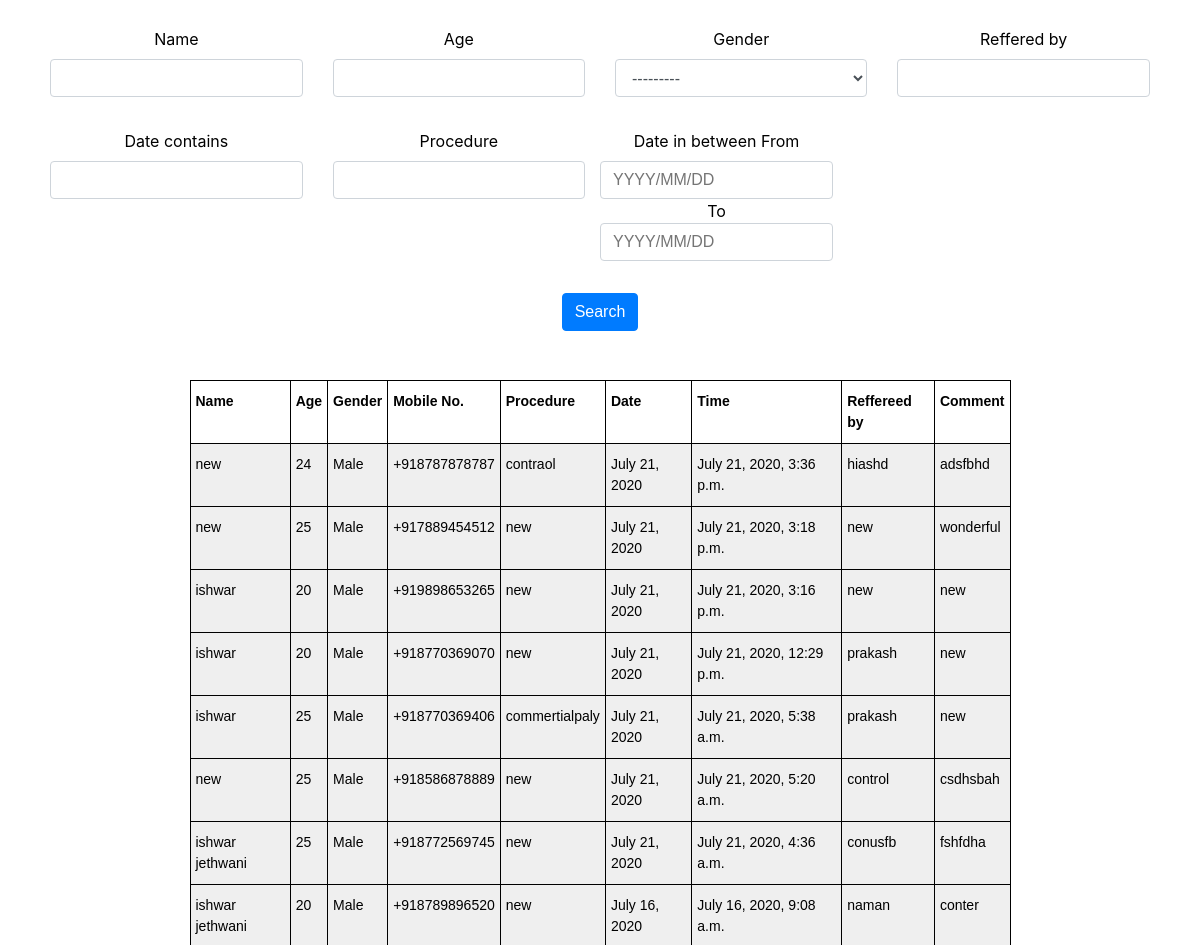
The app's page /result/ (upper part), older data.
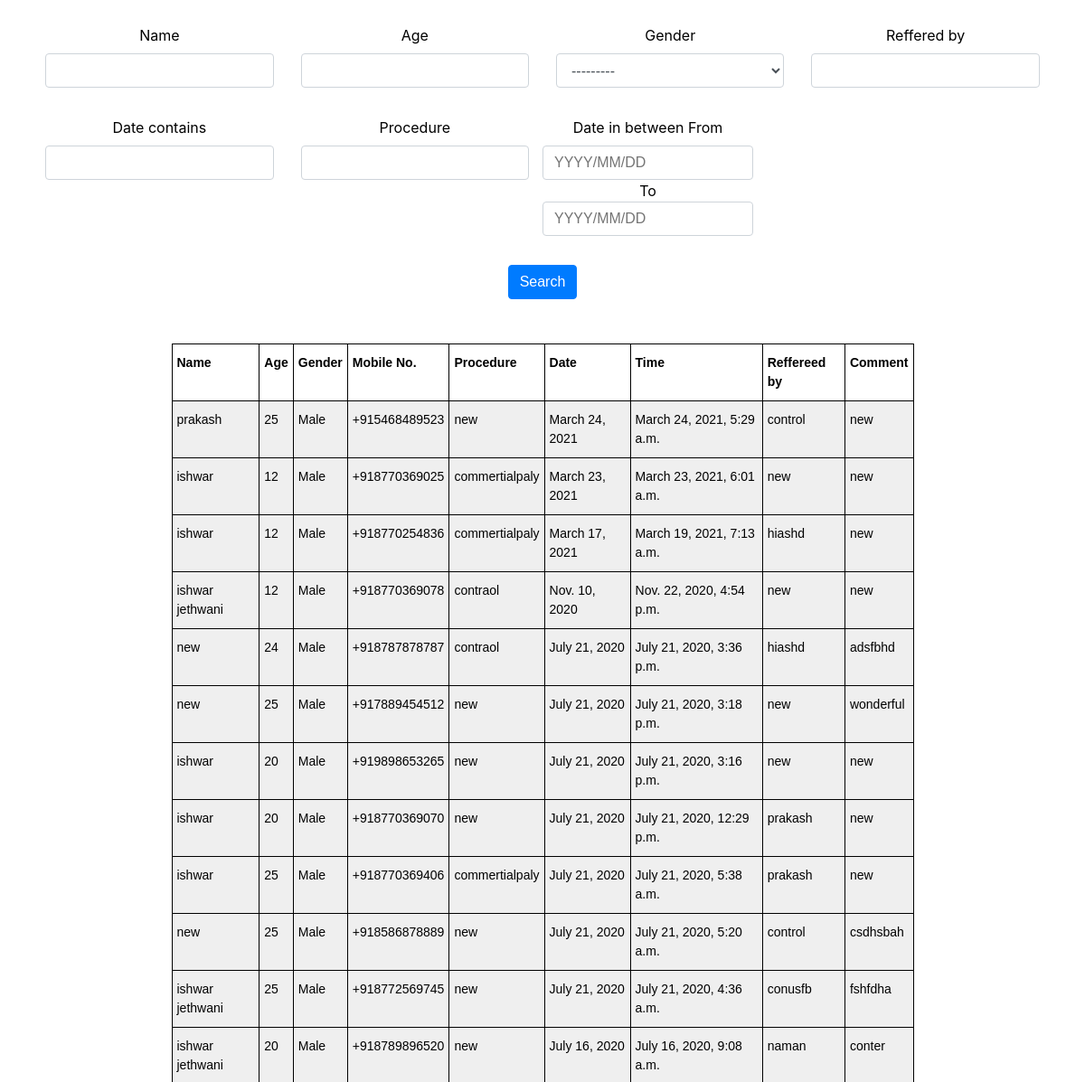
The same page, newer data.
### patient_detail/models.py (models this page shows, shortened)
class Patient_detail(models.Model):
    name            = models.CharField(max_length=100)
    age             = models.IntegerField()
    gender          = models.CharField(choices=choise,max_length=50,default='Male')
    mobile_number   = PhoneNumberField(unique=True,default='+91')
    procedure       = models.CharField(max_length=300)
    date            = models.DateField(default=datetime.date.today)
    time            = models.DateTimeField(auto_now_add=True)
    reffered_by     = models.CharField(max_length=100,blank=True,null=True)
    comment         = models.CharField(max_length=300,blank=True,null=True)
    class Meta:
        ordering = ['-time']

### patient_detail/views.py (the view, shortened to what this page needs)
# urls.py: path('result/',detail_list,name='result'),
def detail_list(request):
    result = Patient_detail_filter(request.GET, queryset=Patient_detail.objects.all())
    context = {'filter': result}
    global data
    data = result.qs
    return render(request, 'patient_detail/result.html', context)

### templates/patient_detail/result.html (shortened to what the changed rows need)
{% load crispy_forms_tags %}
{% load static %}
<!doctype html>
<html lang="en">
  <head>
    <link rel="stylesheet" href="https://maxcdn.bootstrapcdn.com/bootstrap/4.0.0/css/bootstrap.min.css">
    <link href="{% static 'css/normalize.css' %}" rel="stylesheet" type="text/css"/>
    <link href="{% static 'css/datepicker.css' %}" rel="stylesheet" type="text/css"/>
  </head>
  <body>
  <div class="text-photo-sc container-fluid blue-bg" style="margin-top: -21px;background-color:transperent;color: black;">
    <div class="row">
        <div class="col-md-12 text-holder text1">
        <br></br>
          <center>
<table class="tg tgi" style=" width: 821px; margin-top: 14px; margin-bottom: 20px; background: #efefef; ">
         <br>
  <tr style="width: 100%;background: white; font-weight: 800; color: #000;">
    <th class="tg-0lax" style="font-weight: 800; color: #000;">Name</th>
    <th class="tg-0lax" style="font-weight: 800; color: #000;">Age</th>
    <th class="tg-0lax" style="font-weight: 800; color: #000;">Gender</th>
    <th class="tg-0lax"  style="font-weight: 800; color: #000;">Mobile No.</th>
    <th class="tg-0lax"  style="font-weight: 800; color: #000;">Procedure</th>
    <th class="tg-0pky"  style="font-weight: 800; color: #000;">Date</th>
    <th class="tg-0pky"  style="font-weight: 800; color: #000;">Time</th>
    <th class="tg-0pky"  style="font-weight: 800; color: #000;">Reffereed by</th>
    <th class="tg-0pky"  style="font-weight: 800; color: #000;">Comment</th>
  </tr>
  {% for detail in filter.qs %}
  <tr>
    <td class="tg-0lax" style="font-weight: 500; color: #000;">{{ detail.name }}</td>
    <td class="tg-0lax" style="font-weight: 500; color: #000;">{{ detail.age }}</td>
    <td class="tg-0lax" style="font-weight: 500; color: #000;">{{ detail.gender }}</td>
    <td class="tg-0lax" style="font-weight: 500; color: #000;">{{ detail.mobile_number }}</td>
    <td class="tg-0lax" style="font-weight: 500; color: #000;">{{ detail.procedure }}</td>
    <td class="tg-0lax" style="font-weight: 500; color: #000;">{{ detail.date }}</td>
    <td class="tg-0lax" style="font-weight: 500; color: #000;">{{ detail.time }}</td>
    <td class="tg-0lax" style="font-weight: 500; color: #000;">{{ detail.reffered_by }}</td>
    <td class="tg-0lax" style="font-weight: 500; color: #000;">{{ detail.comment }}</td>
  </tr>
  {% endfor %}
  </table>
  </center>
  </div>
  </div>
  </div>
  </body>
</html>

Row changes from the older to the newer data that the page shows:
added Patient_detail: name "prakash", age "25", gender "Male", mobile_number "+915468489523", procedure "new", date "March 24, 2021", time "March 24, 2021, 5:29 a.m.", reffered_by "control", comment "new"
added Patient_detail: name "ishwar", age "12", gender "Male", mobile_number "+918770369025", procedure "commertialpaly", date "March 23, 2021", time "March 23, 2021, 6:01 a.m.", reffered_by "new", comment "new"
added Patient_detail: name "ishwar", age "12", gender "Male", mobile_number "+918770254836", procedure "commertialpaly", date "March 17, 2021", time "March 19, 2021, 7:13 a.m.", reffered_by "hiashd", comment "new"
added Patient_detail: name "ishwar jethwani", age "12", gender "Male", mobile_number "+918770369078", procedure "contraol", date "Nov. 10, 2020", time "Nov. 22, 2020, 4:54 p.m.", reffered_by "new", comment "new"
